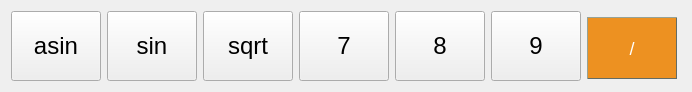
     <widget class="QWidget" name="layoutWidget">
      <property name="geometry">
       <rect>
        <x>50</x>
        <y>180</y>
        <width>692</width>
        <height>82</height>
       </rect>
      </property>
      <layout class="QHBoxLayout" name="horizontalLayout_2">
       <item>
        <widget class="QPushButton" name="button_asin">
         <property name="sizePolicy">
          <sizepolicy hsizetype="Fixed" vsizetype="Fixed">
           <horstretch>0</horstretch>
           <verstretch>0</verstretch>
          </sizepolicy>
         </property>
         <property name="minimumSize">
          <size>
           <width>90</width>
           <height>70</height>
          </size>
         </property>
         <property name="maximumSize">
          <size>
           <width>90</width>
           <height>70</height>
          </size>
         </property>
         <property name="baseSize">
          <size>
           <width>90</width>
           <height>70</height>
          </size>
         </property>
         <property name="font">
          <font>
           <pointsize>18</pointsize>
           <italic>false</italic>
           <bold>false</bold>
           <underline>false</underline>
          </font>
         </property>
         <property name="cursor">
          <cursorShape>PointingHandCursor</cursorShape>
         </property>
         <property name="text">
          <string>asin</string>
         </property>
         <property name="shortcut">
          <string>Meta+S</string>
         </property>
        </widget>
       </item>
       <item>
        <widget class="QPushButton" name="button_sin">
         <property name="sizePolicy">
          <sizepolicy hsizetype="Fixed" vsizetype="Fixed">
           <horstretch>0</horstretch>
           <verstretch>0</verstretch>
          </sizepolicy>
         </property>
         <property name="minimumSize">
          <size>
           <width>90</width>
           <height>70</height>
          </size>
         </property>
         <property name="maximumSize">
          <size>
           <width>90</width>
           <height>70</height>
          </size>
         </property>
         <property name="baseSize">
          <size>
           <width>90</width>
           <height>70</height>
          </size>
         </property>
         <property name="font">
          <font>
           <pointsize>18</pointsize>
           <italic>false</italic>
           <bold>false</bold>
           <underline>false</underline>
          </font>
         </property>
         <property name="cursor">
          <cursorShape>PointingHandCursor</cursorShape>
         </property>
         <property name="text">
          <string>sin</string>
         </property>
         <property name="shortcut">
          <string>S</string>
         </property>
        </widget>
       </item>
       <item>
        <widget class="QPushButton" name="button_sqrt">
         <property name="sizePolicy">
          <sizepolicy hsizetype="Fixed" vsizetype="Fixed">
           <horstretch>0</horstretch>
           <verstretch>0</verstretch>
          </sizepolicy>
         </property>
         <property name="minimumSize">
          <size>
           <width>90</width>
           <height>70</height>
          </size>
         </property>
         <property name="maximumSize">
          <size>
           <width>90</width>
           <height>70</height>
          </size>
         </property>
         <property name="baseSize">
          <size>
           <width>90</width>
           <height>70</height>
          </size>
         </property>
         <property name="font">
          <font>
           <pointsize>18</pointsize>
           <italic>false</italic>
           <bold>false</bold>
           <underline>false</underline>
          </font>
         </property>
         <property name="cursor">
          <cursorShape>PointingHandCursor</cursorShape>
         </property>
         <property name="text">
          <string>sqrt</string>
         </property>
         <property name="shortcut">
          <string>Q</string>
         </property>
        </widget>
       </item>
       <item>
        <widget class="QPushButton" name="button_7">
         <property name="sizePolicy">
          <sizepolicy hsizetype="Fixed" vsizetype="Fixed">
           <horstretch>0</horstretch>
           <verstretch>0</verstretch>
          </sizepolicy>
         </property>
         <property name="minimumSize">
          <size>
           <width>90</width>
           <height>70</height>
          </size>
         </property>
         <property name="maximumSize">
          <size>
           <width>90</width>
           <height>70</height>
          </size>
         </property>
         <property name="baseSize">
          <size>
           <width>90</width>
           <height>70</height>
          </size>
         </property>
         <property name="font">
          <font>
           <pointsize>18</pointsize>
           <italic>false</italic>
           <bold>false</bold>
           <underline>false</underline>
          </font>
         </property>
         <property name="cursor">
          <cursorShape>PointingHandCursor</cursorShape>
         </property>
         <property name="text">
          <string>7</string>
         </property>
         <property name="shortcut">
          <string>7</string>
         </property>
        </widget>
       </item>
       <item>
        <widget class="QPushButton" name="button_8">
         <property name="sizePolicy">
          <sizepolicy hsizetype="Fixed" vsizetype="Fixed">
           <horstretch>0</horstretch>
           <verstretch>0</verstretch>
          </sizepolicy>
         </property>
         <property name="minimumSize">
          <size>
           <width>90</width>
           <height>70</height>
          </size>
         </property>
         <property name="maximumSize">
          <size>
           <width>90</width>
           <height>70</height>
          </size>
         </property>
         <property name="baseSize">
          <size>
           <width>90</width>
           <height>70</height>
          </size>
         </property>
         <property name="font">
          <font>
           <pointsize>18</pointsize>
           <italic>false</italic>
           <bold>false</bold>
           <underline>false</underline>
          </font>
         </property>
         <property name="cursor">
          <cursorShape>PointingHandCursor</cursorShape>
         </property>
         <property name="text">
          <string>8</string>
         </property>
         <property name="shortcut">
          <string>8</string>
         </property>
        </widget>
       </item>
       <item>
        <widget class="QPushButton" name="button_9">
         <property name="sizePolicy">
          <sizepolicy hsizetype="Fixed" vsizetype="Fixed">
           <horstretch>0</horstretch>
           <verstretch>0</verstretch>
          </sizepolicy>
         </property>
         <property name="minimumSize">
          <size>
           <width>90</width>
           <height>70</height>
          </size>
         </property>
         <property name="maximumSize">
          <size>
           <width>90</width>
           <height>70</height>
          </size>
         </property>
         <property name="baseSize">
          <size>
           <width>90</width>
           <height>70</height>
          </size>
         </property>
         <property name="font">
          <font>
           <pointsize>18</pointsize>
           <italic>false</italic>
           <bold>false</bold>
           <underline>false</underline>
          </font>
         </property>
         <property name="cursor">
          <cursorShape>PointingHandCursor</cursorShape>
         </property>
         <property name="text">
          <string>9</string>
         </property>
         <property name="shortcut">
          <string>9</string>
         </property>
        </widget>
       </item>
       <item>
        <widget class="QPushButton" name="button_div">
         <property name="sizePolicy">
          <sizepolicy hsizetype="Fixed" vsizetype="Fixed">
           <horstretch>0</horstretch>
           <verstretch>0</verstretch>
          </sizepolicy>
         </property>
         <property name="minimumSize">
          <size>
           <width>90</width>
           <height>70</height>
          </size>
         </property>
         <property name="maximumSize">
          <size>
           <width>90</width>
           <height>70</height>
          </size>
         </property>
         <property name="baseSize">
          <size>
           <width>90</width>
           <height>70</height>
          </size>
         </property>
         <property name="font">
          <font>
           <pointsize>-1</pointsize>
           <italic>false</italic>
           <bold>false</bold>
          </font>
         </property>
         <property name="cursor">
          <cursorShape>PointingHandCursor</cursorShape>
         </property>
         <property name="styleSheet">
          <string notr="true">QPushButton {
background-color: #ed9121;
  border-style: outset;
  border-width: 1px;
  border-color: #646c64;
  color: white;
  
  text-align: center;
  opacity: 0.6;
  margin: 6px, 2px;
  font: 18px;
vertical-align: middle;
}

QPushButton:pressed {
background-color:  #ffc793;
border-style: inset;
}

QPushButton:hover {
opacity: 1
}</string>
         </property>
         <property name="text">
          <string>/</string>
         </property>
         <property name="shortcut">
          <string>/</string>
         </property>
        </widget>
       </item>
      </layout>
     </widget>
